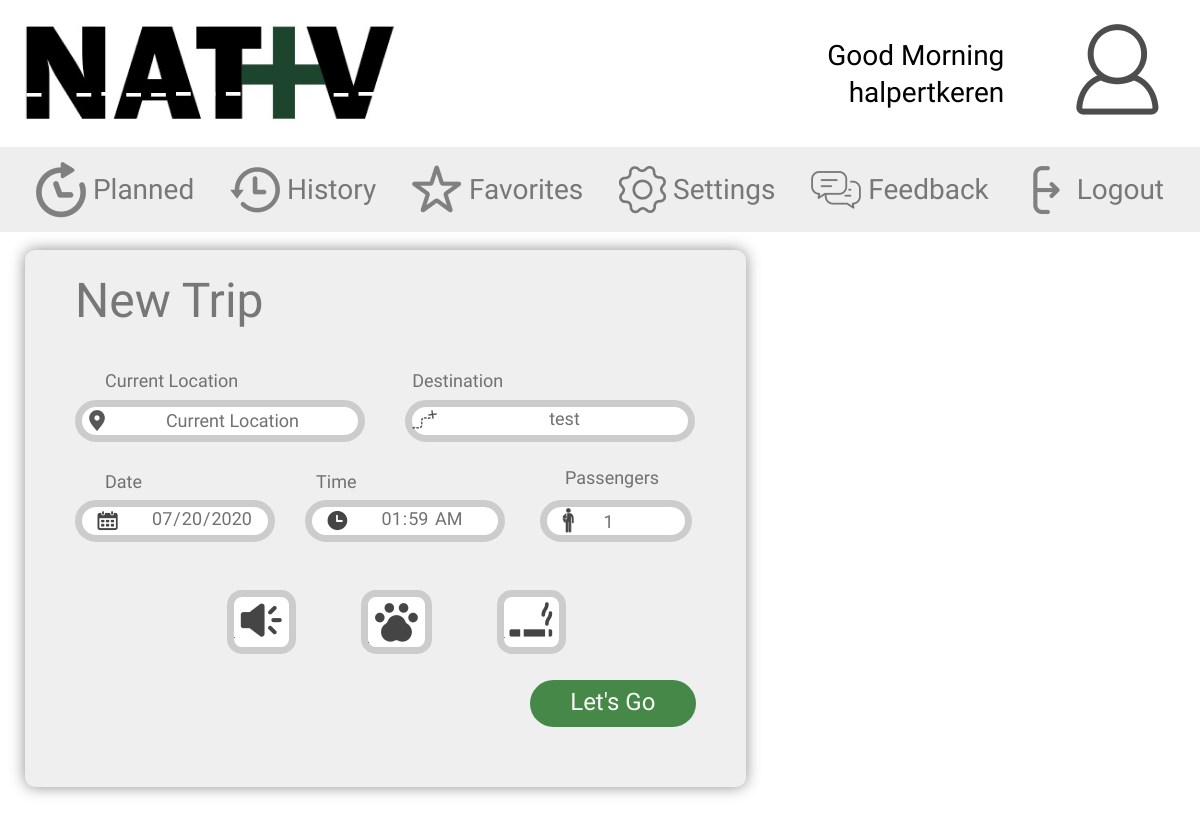
The page /Update/16 (signed in) on the database its author committed.
### Trips/models.py (models this page shows, shortened)
class Trip(models.Model):
    CurrentLocation = models.CharField(max_length=60)
    Destination     = models.CharField(max_length=60)
    date            = models.DateField()
    time            = models.TimeField()
    passengers      = models.IntegerField()
    smoking         = models.BooleanField()
    pets            = models.BooleanField()
    music           = models.BooleanField()
    rating          = models.FloatField(default=0)
    age             = models.IntegerField(default=0)
    driver          = models.ForeignKey(User ,null=True, on_delete=models.SET_NULL)
    objects         = models.Manager()

### Trips/views.py (the view)
# urls.py: path('Update/<str:pk>', trip_views.updateTrip, name="updatetrip"),
@login_required
def updateTrip(request, pk=0):
    trip = Trip.objects.get(id=pk)
    form = TripForm(instance=trip)
    if request.method == 'POST':
        form = TripForm(request.POST, instance=trip)
        if form.is_valid():
            form.save()
            return redirect('/TripInfo/' + pk )
    return render(request, 'trips/NewTrip.html', {'form':form})

### Trips/templates/trips/NewTrip.html (shortened to what this page needs)
{% load static %}
<!DOCTYPE html>
<html lang="en">
<head>
    <link rel="stylesheet" href="{% static 'includes/css/style.css'%}">
</head>
<body class="NewTrip">
    <header>
        <a href="{% url 'home' %}" id="logo"></a>
        <section class="user">
            <h4> Good Morning <br> {{ user }} </h4>
            <section>
            </section>
        </section>
    </header>
    <nav>
        <ul>
            <li><a href="{% url 'driverlist' %}"><img src="{% static 'includes/images/Planned.png'%}"
                        alt="Planned">Planned</a></li>
            <li><a href="{% url 'driverlist' %}"><img src="{% static 'includes/images/History.png'%}"
                        alt="History">History</a></li>
            <li><a href="#"><img src="{% static 'includes/images/Favorites.png'%}" alt="Favorites">Favorites</a></li>
            <li><a href="#"><img src="{% static 'includes/images/Settings.png'%}" alt="Settings">Settings</a></li>
            <li><a href="#"><img src="{% static 'includes/images/Feedback.png'%}" alt="Feedback">Feedback</a></li>
            <li><a href="{% url 'logout' %}"><img src="{% static 'includes/images/Logout.png'%}" alt="Logout">Logout</a>
            </li>
        </ul>
    </nav>
    <main>
        <div id="map"></div>
        <form action="" method="POST">
            <div class="formTitle">
                <a href="{% url 'home' %}" class="back"></a>
                <h2>New Trip</h2>
            </div>
            <div class="white">
                <span class="inptlable curr">Current Location</span>
                <label class="currLocation">
                    <img src="{% static 'includes/images/NavigationLocation.png'%}" alt="Location">
                    {{form.CurrentLocation}}
                </label>
                <span class="inptlable dest">Destination</span>
                <label class="destination">
                    <img src="{% static 'includes/images/destination.png'%}" alt="Destination">
                    {{form.Destination}}
                </label>
                <div class="times">
                    <span class="inptlable Data">Date</span>
                    <label class="date">
                        <img src="{% static 'includes/images/Date.png'%}" alt="Date">
                        {{form.date}}
                    </label>
                    <span class="inptlable Time">Time</span>
                    <label class="time">
                        <img src="{% static 'includes/images/Time.png'%}" alt="Time">
                        {{form.time}}
                    </label>
                </div>
                <span class="inptlable num">Passengers</span>
                <label class="number">
                    <img src="{% static 'includes/images/Passenger.png'%}" alt="Passenger">
                    {{form.passengers}}
                </label>
                <section class="preferences">
                    <label class="btn">
                        <img src="{% static 'includes/images/Sound.png'%}" alt="Sound">
                    </label>
                    <label class="btn">
                        <img src="{% static 'includes/images/Pet.png'%}" alt="Pet">
                    </label>
                    <label class="btn">
                        <img src="{% static 'includes/images/Cigarette.png'%}" alt="Smoking">
                    </label>
                </section>
                <label class="submit">
                    <input type="submit" value="Let's Go">
                </label>
            </div>
        </form>
    </main>
</body>
</html>

### Trips/static/includes/css/style.css (style rules this page uses)
* { margin: 0; padding: 0; }
header, nav, main, footer { display: block; }
html, body { font-family: 'Amiko'; height: 100%; }
input { font-family: 'Amiko'; }
header { height: 147px; width: 100%; display: flex; }
header #logo { background: url(../images/logo.png) no-repeat; flex-grow: 2; }
.user { width: 400px; display: flex; justify-content: space-around; }
.user h4 { font-weight: normal; font-size: 28px; line-height: 37px; text-align: right; align-self: center; }
.user section { align-self: center; background: url(../images/Person.png) no-repeat; border-radius: 90px; width: 114px; height: 114px; }
ul { display: flex; flex-flow: row nowrap; justify-content: space-evenly; align-items: center; background-color: #EEEEEE; height: 85px; font-size: 28px; line-height: 37px; text-align: center; list-style: none; }
nav img { margin-right: 7px; opacity: 68%; }
nav a { text-decoration: none; color:#777777; display: flex; align-items: center; }
main { display: flex; flex-flow: column nowrap; height: 100%; }
#map { height: 100%; }
.NewTrip form { position: absolute; width: 721px; height: 537px; left: 25px; top: 250px; background: #EFEFEF; box-shadow: 0px 0px 15px rgba(0, 0, 0, 0.45); border-radius: 10px; }
.NewTrip form h2 { width: 343px; height: 51px; padding-left: 50px; font-size: 48px; line-height: 64px; color: #777777; font-weight: normal; }
form label, div input { background: #FFFFFF; border: 7px solid #CCCCCC; box-sizing: border-box; border-radius: 25px; text-align: center; }
form input { font-size: 18px; color: #717171; border-radius: 10px; text-align: center; border: none; background: none; }
.currLocation { background-color: #FFFFFF; position: absolute; width: 290px; height: 42px; left: 50px; top: 150px; }
.currLocation img { padding-left: 5px; padding-top: 3px; width: 16px; height: 21px; }
.currLocation input, .destination input { position: relative; bottom: 4px; }
.destination { background-color: #FFFFFF; position: absolute; width: 290px; height: 42px; left: 380px; top: 150px; }
.destination img { padding-top: 3px; height: 19px; width: 25px; }
.white .date { position: absolute; padding-left: 40px; width: 200px; height: 42px; left: 50px; top:250px; }
input[type=date] { width: 160px; }
.white .time { position: absolute; padding-left: 20px; width: 200px; height: 42px; left: 280px; top: 250px; }
input[type=time] { width: 180px; }
.white .times img { position: absolute; left: 15px; top: 3px; height: 21px; width: 21px; }
.number { position: absolute; width: 152px; height: 42px; left: 515px; top: 250px; }
input[type=number] { margin-top: 4px; width: 130px; }
.number img { position: absolute; left: 15px; top: 1px; height: 25px; width: 13px; opacity: 73%; }
.preferences { position: absolute; display: flex; top: 340px; left: 137px; background: none; border: none; }
.preferences .btn { border-radius: 15px; margin-left: 65px; }
.preferences .btn img { margin-top: 5px; margin-right: 5px; }
.btn, input { cursor: pointer; }
.submit { position: absolute; width: 165.6px; height: 46.95px; left: 505px; top: 430px; background: #468847; border: none; }
input[type=submit] { text-align: center; border-radius: 10px; margin-top: 8px; font-size: 24px; color: #F9F9F9; }
.curr { font-size: 18px; color: #717171; position: relative; text-align: center; left: 80px; top: 50px; }
.dest { font-size: 18px; color: #717171; position: relative; text-align: center; left: 250px; top: 50px; }
.Data { font-size: 18px; color: #717171; position: relative; text-align: center; left: 80px; top: 130px; }
.Time { font-size: 18px; color: #717171; position: relative; text-align: center; left: 250px; top: 130px; }
.num { font-size: 18px; color: #717171; position: relative; text-align: center; left: 540px; top: 105px; }
.back { flex-grow: 1; padding-left: 25px; }

### rows shown on the page
Trip: CurrentLocation "Current Location", Destination "test", date "07/20/2020", time "01:59:00", passengers "1"

### other values the page prints
{{ user }} "halpertkeren"
